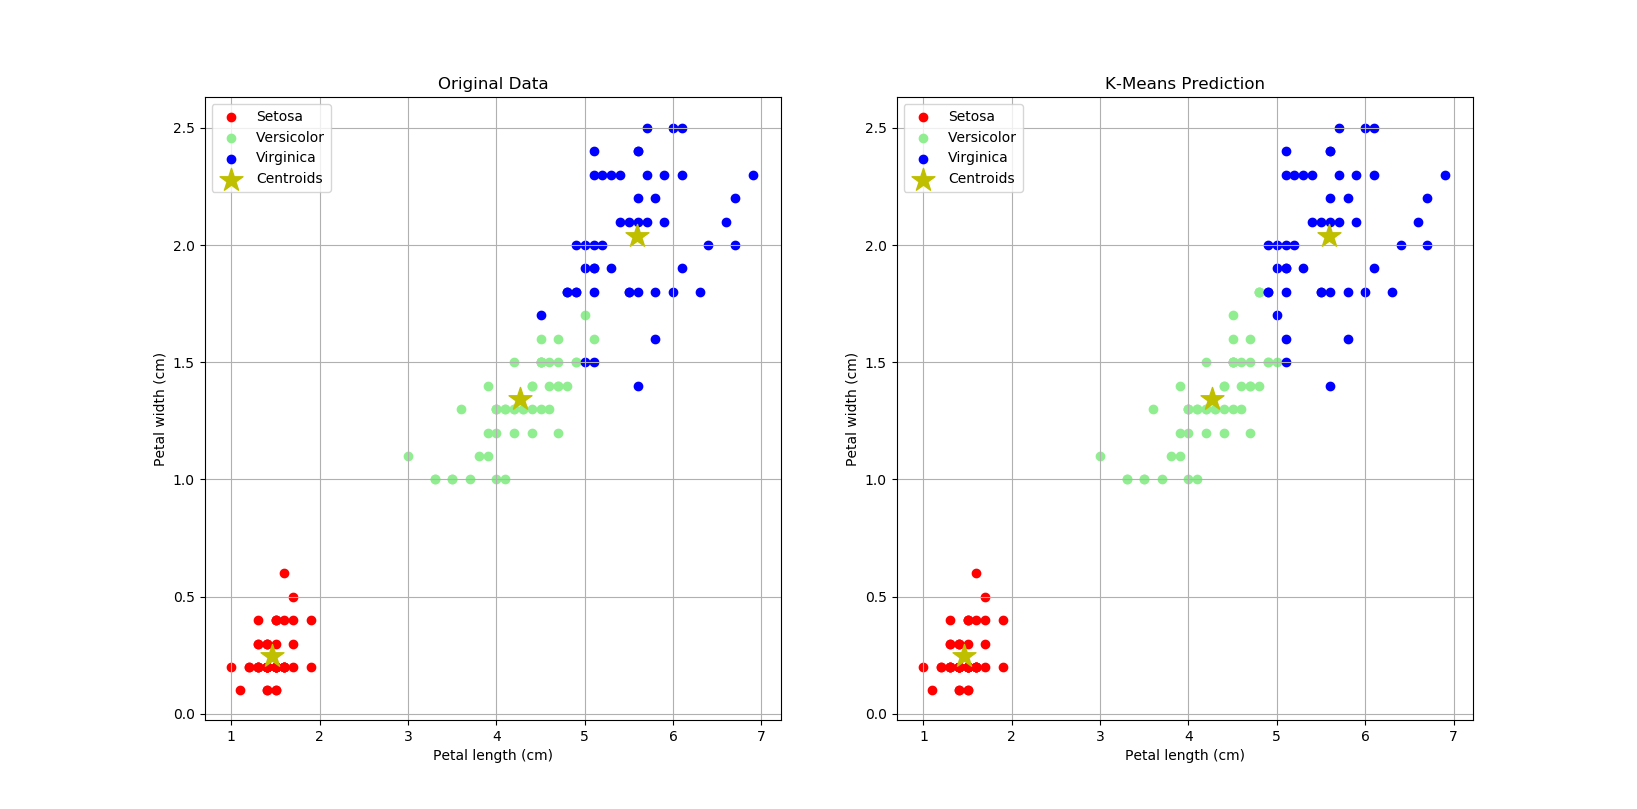

Source code (Python):
import numpy as np
import pandas as pd
import matplotlib.pyplot as plt
from sklearn.datasets import load_iris

iris = load_iris()
print(dir(iris))

# create dataframe
dfIris = pd.DataFrame(
    iris['data'],
    columns = ['sepalL', 'sepalW', 'petalL', 'petalW']
)
dfIris['target'] = iris['target']
dfIris['jenis'] = dfIris['target'].apply(
    lambda x: iris['target_names'][x]
)
# print(dfIris.head())

# split dataset: dfSetosa, dfVersicolor, dfVirginica
dfSetosa = dfIris[dfIris['jenis'] == 'setosa']
dfVersicolor = dfIris[dfIris['jenis'] == 'versicolor']
dfVirginica = dfIris[dfIris['jenis'] == 'virginica']

print(dfSetosa)
print(dfVersicolor)
print(dfVirginica)

# kmeans
from sklearn.cluster import KMeans
model = KMeans(n_clusters = 3, random_state=0)

# training
model.fit(dfIris[['petalL', 'petalW']])

# prediction
prediksi = model.predict(dfIris[['petalL', 'petalW']])
print(prediksi)
dfIris['prediksi'] = prediksi
print(dfIris)

# split dataset: dfSetosaP, dfVersicolorP, dfVirginicaP
dfSetosaP = dfIris[dfIris['prediksi'] == 0]
dfVersicolorP = dfIris[dfIris['prediksi'] == 2]
dfVirginicaP = dfIris[dfIris['prediksi'] == 1]

# centroids
centroid = model.cluster_centers_
print(centroid)

# plot original vs k-means prediction
plt.figure('K-Means', figsize = (14,7))

# plot petal length vs petal width (original)
plt.subplot(121)
plt.scatter(
    dfSetosa['petalL'],
    dfSetosa['petalW'],
    color = 'r'
)
plt.scatter(
    dfVersicolor['petalL'],
    dfVersicolor['petalW'],
    color = 'lightgreen'
)
plt.scatter(
    dfVirginica['petalL'],
    dfVirginica['petalW'],
    color = 'b'
)

# plot centroids
plt.scatter(
    centroid[:,0],
    centroid[:,1],
    marker = '*',
    color = 'y',
    s = 300
)

plt.legend(['Setosa', 'Versicolor', 'Virginica', 'Centroids'])
plt.xlabel('Petal length (cm)')
plt.ylabel('Petal width (cm)')
plt.title('Original Data')
plt.grid(True)

# plot petal length vs petal width (prediction)
plt.subplot(122)
plt.scatter(
    dfSetosaP['petalL'],
    dfSetosaP['petalW'],
    color = 'r'
)
plt.scatter(
    dfVersicolorP['petalL'],
    dfVersicolorP['petalW'],
    color = 'lightgreen'
)
plt.scatter(
    dfVirginicaP['petalL'],
    dfVirginicaP['petalW'],
    color = 'b'
)

# plot centroids
plt.scatter(
    centroid[:,0],
    centroid[:,1],
    marker = '*',
    color = 'y',
    s = 300
)

plt.legend(['Setosa', 'Versicolor', 'Virginica', 'Centroids'])
plt.xlabel('Petal length (cm)')
plt.ylabel('Petal width (cm)')
plt.title('K-Means Prediction')
plt.grid(True)

plt.show()
